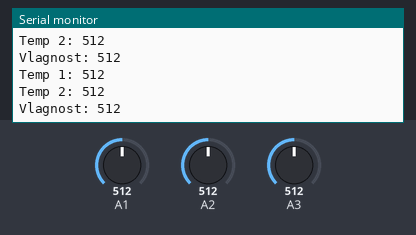
This sketch was run on a simulated Arduino Uno, built with avr-gcc and run on an emulated ATmega328P. On the bench: the last lines printed to the serial monitor. The test bench sets the inputs (shaded band); at power-on: A1 = 512, A2 = 512, A3 = 512.

Above: at 1.8 s.
1.9 s: A1 set to 716
At 2.8 s:
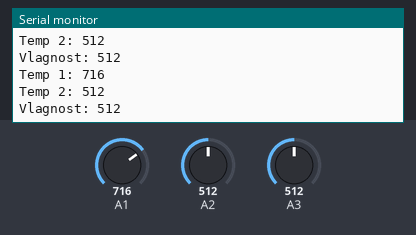
3.4 s: A2 set to 716
At 4.7 s:
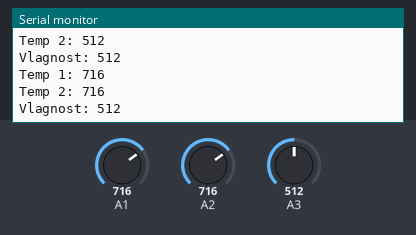
4.9 s: A3 set to 716
At 5.8 s:
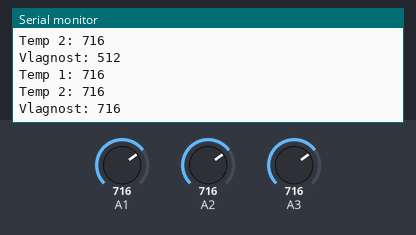
6.4 s: A1 set to 900
At 7.5 s:
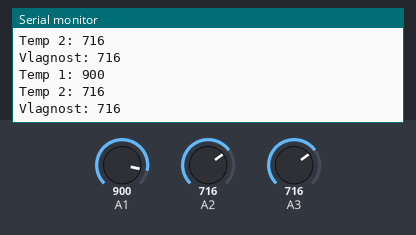
7.9 s: A2 set to 900
At 8.8 s:
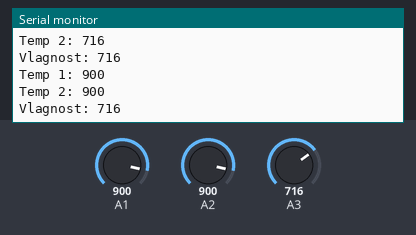
9.4 s: A3 set to 900
At 10.8 s:
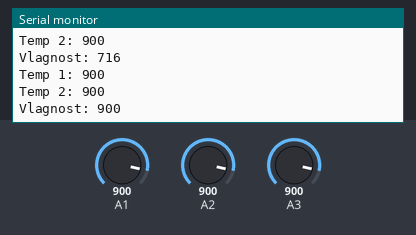
Timing chart, 0 to 11.9 s (numbered marks = the images above; inputs shaded):
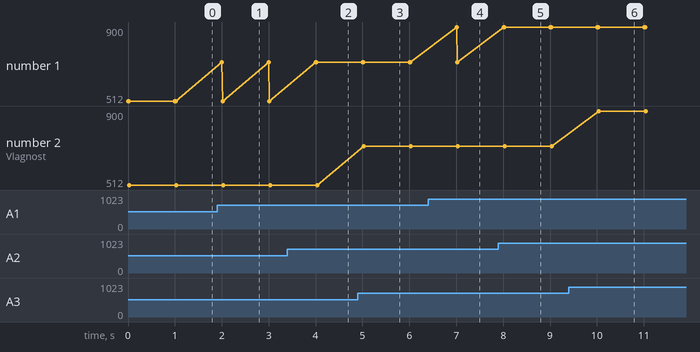

Measured:
- after the input at 1.9 s, the serial monitor: prints a new line after 0.10 s (image 1)
- after the input at 3.4 s, the serial monitor: prints a new line after 0.62 s (image 2)
- after the input at 4.9 s, the serial monitor: prints a new line after 0.13 s (image 3)
- after the input at 6.4 s, the serial monitor: prints a new line after 0.61 s (image 4)
- after the input at 7.9 s, the serial monitor: prints a new line after 0.12 s (image 5)
- after the input at 9.4 s, the serial monitor: prints a new line after 0.64 s (image 6)

The sketch:

LedMatrix8x8_9989.ino
```cpp
int t1, t2, v;
void setup() {
  Serial.begin(9600);
  pinMode(A1, INPUT);
  pinMode(A2, INPUT);
  pinMode(A3, INPUT);
}

void loop()
{
  t1 = analogRead(A1);
  t2 = analogRead(A2);
  v = analogRead(A3);
  Serial.print("Temp 1: ");
  Serial.println(t1);
  Serial.print("Temp 2: ");
  Serial.println(t2);
  Serial.print("Vlagnost: ");
  Serial.println(v);
  delay(1000);
}
```
